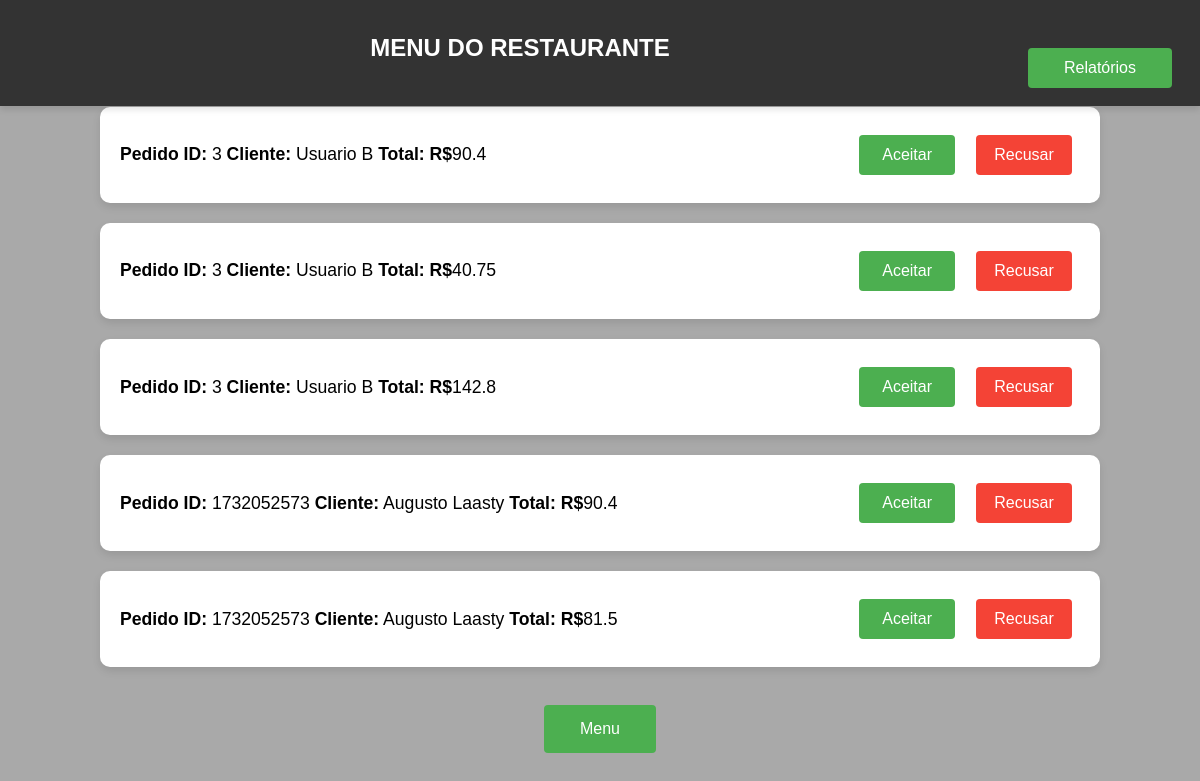
Screenshot of /pedidos (signed in) with the database file from the repository.
### tables this page shows
CREATE TABLE pedido (
                        id INTEGER PRIMARY KEY AUTOINCREMENT,
                        usuario TEXT NOT NULL,
                        id_restaurante INTEGER NOT NULL,
                        id_produto INTEGER NOT NULL,
                        quantidade INTEGER NOT NULL,
                        preco INTEGER NOT NULL,
                        total FLOAT NOT NULL,
                        id_pedido INTEGER NOT NULL,
                        status TEXT DEFAULT 'criado',
                        FOREIGN KEY (usuario) REFERENCES usuario(nome),
                        FOREIGN KEY (id_restaurante) REFERENCES restaurante(id),
                        FOREIGN KEY (id_produto) REFERENCES produto(id)
                    );

### flaskServer.py (the view)
@flask_app.route('/pedidos')
def pedidos():
    restaurante = Singleton().get_current_restaurant_flask()
    admin = Singleton().get_current_admin()
    if restaurante:
        products = my_db.get_pedidos(restaurante.pk)
        return render_template('pedidos.html', pedidos=products, is_admin=False, logged_in=True)
    elif admin:
        products = my_db.get_all_pedidos()
        return render_template('pedidos.html', pedidos=products, is_admin=True, logged_in=True)
    else:
        return render_template('pedidos.html', pedidos=[], is_admin=False, logged_in=False)

### database/db.py (called while the page is built)
    def get_pedidos(self, id_restaurante):
        cur = self.connection.cursor()
        cur.execute('''
                SELECT id, usuario, id_produto, quantidade, preco, total, id_pedido, status
                FROM pedido WHERE id_restaurante = ?
                ''', (id_restaurante,))
        record = cur.fetchall()
        pedidos = []
        for item in record:
            pedido = Pedido(pk=item[0], usuario=item[1], id_produto=item[2], quantidade=item[3], preco=item[4],
                            total=item[5], id_pedido=item[6], status=item[7], id_restaurante=id_restaurante)
            pedidos.append(pedido)
        return pedidos

### utils/singleton.py (called while the page is built, shortened)
    def __new__(cls):
        return cls._instance

    def get_current_restaurant_flask(self):
        return self.current_restaurant_flask

    def get_current_admin(self):
        return self.current_admin

### templates/pedidos.html (shortened to what this page needs)
<!DOCTYPE html>
<html lang="pt-br">
<head>
    <link rel="stylesheet" href="{{ url_for('static', filename='css/pedidos.css') }}"/>
</head>
<body>
    {% if not logged_in %}
     <div class="login-container">
        <h2 class="title">Você não está logado</h2>
        <a href="{{ url_for('index') }}" class="link-index">
            <button class="index-button"> Menu </button>
        </a>
     </div>
    {% else %}
        <div class="appbar">
            <div class="appbar-title">
                <p>Menu do Restaurante</p>
            </div>
            <a href="{{ url_for('relatorios_restaurante') }}" class="link-relatorios_restaurante">
                <button class="relatorios-button">Relatórios</button>
            </a>
        </div>
        <div class="container">
            <ul class="pedido-lista">
                {% for pedido in pedidos %}
                <li class="pedido-item">
                    <div class="pedido-actions">
                        <p>
                            <strong>Pedido ID:</strong> {{ pedido.id_pedido }}
                            <strong>Cliente:</strong> {{ pedido.usuario }}
                            <strong>Total: R$</strong>{{ pedido.total }}
                        </p>
                        <div>
                            <button class="accept-button">Aceitar</button>
                            <button class="reject-button">Recusar</button>
                        </div>
                    </div>
                </li>
                {% endfor %}
            </ul>
            <a href="{{ url_for('index') }}" class="link-index">
                <button class="index-button"> Menu </button>
            </a>
     </div>
    {% endif %}
</body>
</html>

### static/css/pedidos.css (style rules this page uses)
body { font-family: Arial, sans-serif; background-color: darkgray; display: flex; justify-content: center; align-items: center; height: 100vh; margin: 0; overflow-y: auto; }
.appbar { width: 100%; background-color: #333; padding: 10px 20px; display: flex; justify-content: flex-end; box-shadow: 0 4px 6px rgba(0, 0, 0, 0.1); position: fixed; top: 0; left: 0; z-index: 1000; box-sizing: border-box; }
.appbar-title { flex-grow: 1; text-align: center; color: white; font-size: 1.5rem; font-weight: bold; text-transform: uppercase; }
.container { display: flex; justify-content: center; align-items: center; flex-direction: column; margin: 2rem; margin-top: 100px; padding: 1.5rem; }
.pedido-lista { margin: 0; padding: 0; list-style: none; display: flex; flex-direction: column; gap: 20px; }
.pedido-item { background-color: #ffffff; border-radius: 10px; box-shadow: 0 4px 8px rgba(0, 0, 0, 0.1); padding: 20px; width: 80vw; text-align: left; font-size: 1.1rem; transition: transform 0.2s ease, box-shadow 0.2s ease; }
.pedido-actions { display: flex; gap: 10px; justify-content: space-between; }
.accept-button, .reject-button { width: 6rem; height: 2.5rem; padding: 0.5rem; margin: 0.5rem; background-color: #4CAF50; color: white; border: none; border-radius: 4px; font-size: 1rem; cursor: pointer; }
.reject-button { background-color: #f44336; }
a { margin-top: 30px; color: #007BFF; text-decoration: none; }
.index-button { width: 7rem; height: 3rem; padding: 0.8rem; margin: 0.5rem; background-color: #4CAF50; color: white; border: none; border-radius: 4px; font-size: 1rem; cursor: pointer; }
.relatorios-button { width: 9rem; height: 2.5rem; padding: 0.5rem; margin: 0.5rem; background-color: #4CAF50; color: white; border: none; border-radius: 4px; font-size: 1rem; cursor: pointer; }

### rows the page displays
pedido: id_pedido "3", usuario "Usuario B", total "90.4"
pedido: id_pedido "3", usuario "Usuario B", total "40.75"
pedido: id_pedido "3", usuario "Usuario B", total "142.8"
pedido: id_pedido "1732052573", usuario "Augusto Laasty", total "90.4"
pedido: id_pedido "1732052573", usuario "Augusto Laasty", total "81.5"
